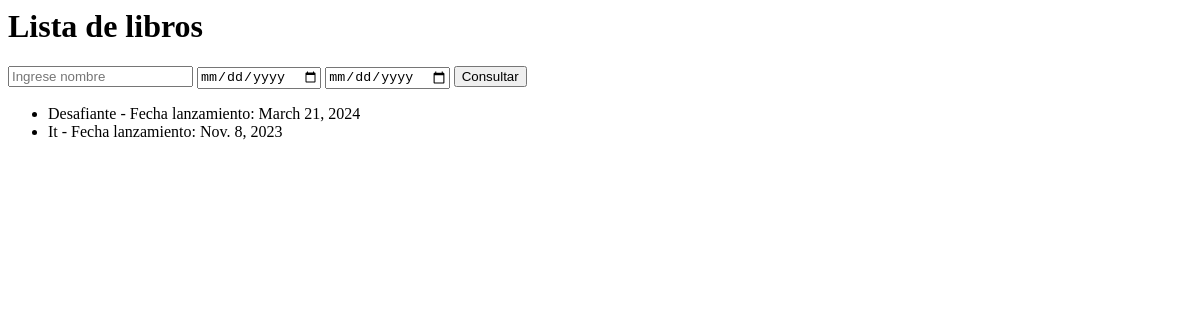
Page /libros/ on the earlier database version.
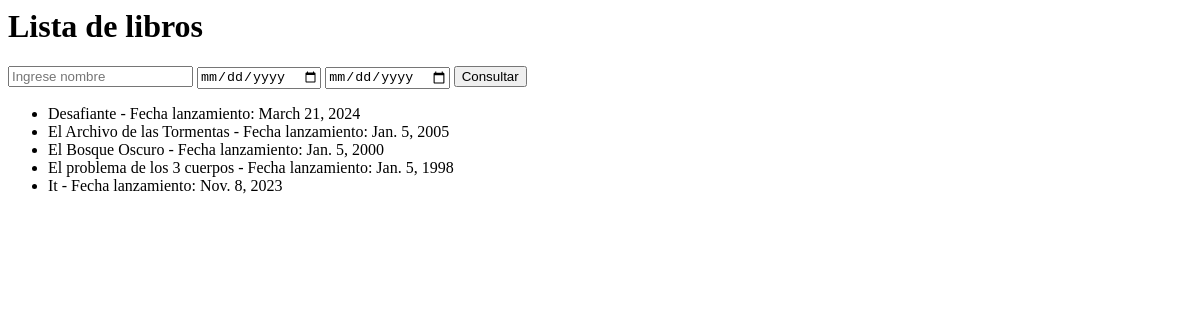
Same page on the later database version.
### applications/libro/models.py (models this page shows, shortened)
class Libro(models.Model):
    categoria = models.ForeignKey(
        Categoria,
        on_delete=models.CASCADE,
        related_name='categoria_libro'
    )
    autores = models.ManyToManyField(Autor)
    titulo = models.CharField(
        max_length=50
    )
    fecha = models.DateField("Fecha de lanzamiento")
    portada = models.ImageField(upload_to="portal")
    visitas = models.PositiveIntegerField()
    stock = models.PositiveIntegerField(
        default=0
    )
    objects = LibroManager()
    class Meta:
        verbose_name = "Libro"
        verbose_name_plural = "Libros"
        ordering = ["titulo", "fecha"]

### applications/libro/views.py (the view)
class ListLibros(ListView):
    model = Libro
    context_object_name = 'lista_libros'
    template_name = 'libro/lista.html'
    def get_queryset(self):
        fecha1 = self.request.GET.get('fecha1', '')
        fecha2 = self.request.GET.get('fecha2', '')
        if fecha1 and fecha2:
            return Libro.objects.filtrar_fecha(fecha1, fecha2)
        return Libro.objects.listar_libros()

### applications/libro/managers.py (called while the page is built)
    def listar_libros(self):
        resultado = self.all()
        return resultado

### templates/libro/lista.html (shortened to what this page needs)
<h1>Lista de libros</h1>
<p>
    <form method="GET">
        <input type="text" id="kword" name="kword" placeholder="Ingrese nombre">
        <input type="date" name="fecha1" id="fecha1">
        <input type="date" name="fecha2" id="fecha2 ">
        <button type="submit">Consultar</button>
    </form>
</p>
<ul>
    {% for libro in lista_libros %}
        <li>{{ libro.titulo }} - Fecha lanzamiento: {{ libro.fecha }}</li>
    {% endfor %}
</ul>

Differences in the rows shown:
added Libro: titulo "El Archivo de las Tormentas", fecha "Jan. 5, 2005"
added Libro: titulo "El Bosque Oscuro", fecha "Jan. 5, 2000"
added Libro: titulo "El problema de los 3 cuerpos", fecha "Jan. 5, 1998"
